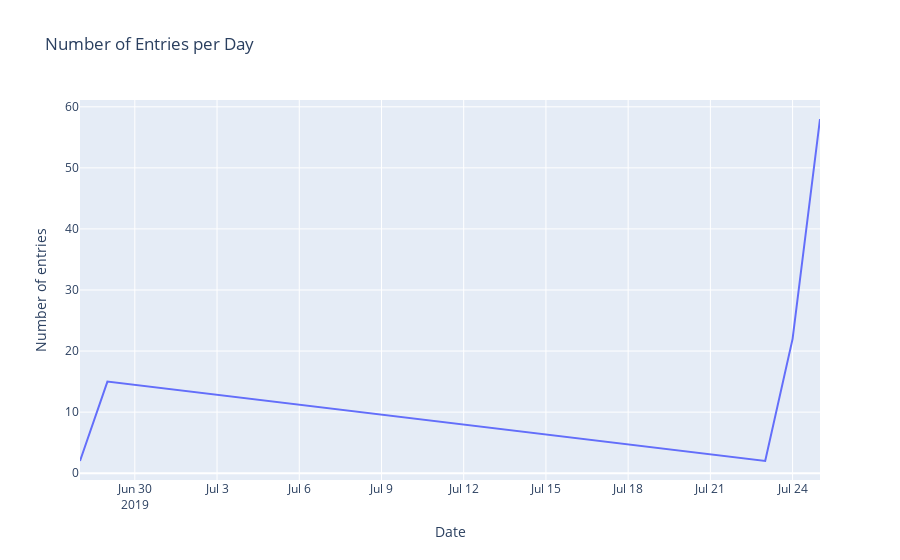

Source (notebook cell):
### Code cell
import pandas as pd

df_cond_day['date'] = pd.to_datetime(df_cond_day['time']).dt.date
df_counts = df_cond_day.groupby('date').size().reset_index(name='count')

fig = px.line(df_counts, x='date', y='count',
             labels={'date': 'Date', 'count': 'Number of entries'},
             title='Number of Entries per Day')
fig.show()

### Figure 1 — Plotly figure (JSON) as saved in the notebook; plotly's stock layout.template omitted (floating-point values rounded to 4 significant figures)
{"data": [{"hovertemplate": "Date=%{x}<br>Number of entries=%{y}<extra></extra>", "legendgroup": "", "line": {"color": "#636efa", "dash": "solid"}, "marker": {"symbol": "circle"}, "mode": "lines", "name": "", "orientation": "v", "showlegend": false, "type": "scatter", "x": ["2019-06-28", "2019-06-29", "2019-07-23", "2019-07-24", "2019-07-25"], "xaxis": "x", "y": [2, 15, 2, 22, 58], "yaxis": "y"}], "layout": {"legend": {"tracegroupgap": 0}, "title": {"text": "Number of Entries per Day"}, "xaxis": {"anchor": "y", "domain": [0, 1], "title": {"text": "Date"}}, "yaxis": {"anchor": "x", "domain": [0, 1], "title": {"text": "Number of entries"}}}}
